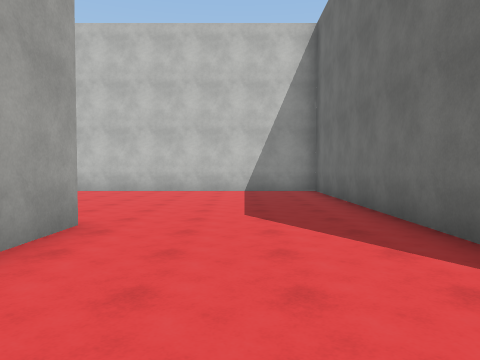
View 1 (above)

14 first-person views from a walk through a 3-D level made in the Unity game engine. The camera is 1.5 m above the floor, tilts 2° down and sees 70° across. Doors are open. The floor is counted in squares, 2 m on a side. Each view is taken from the middle of a square. On the plan, view 1 faces up. The plan holds only what a view shows up to about 11 squares ahead; the rest is blank. The place goes on beyond the plan. The player is left out. Some animated figures are not drawn. Surface patterns are stand-ins for the level's own textures.

View 2
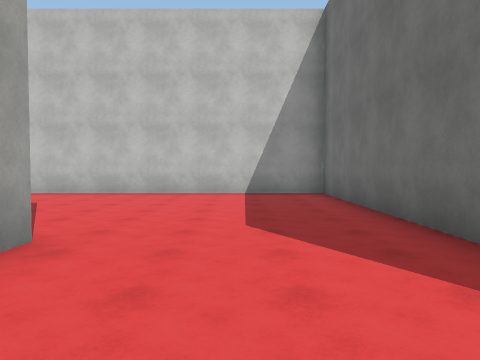

View 3
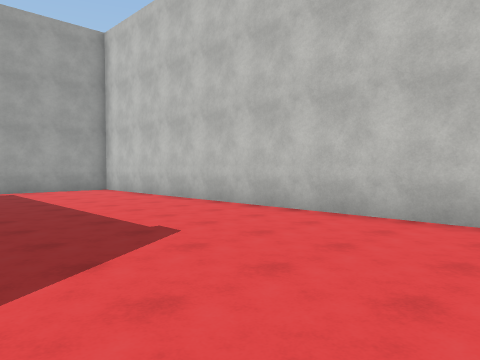

View 4
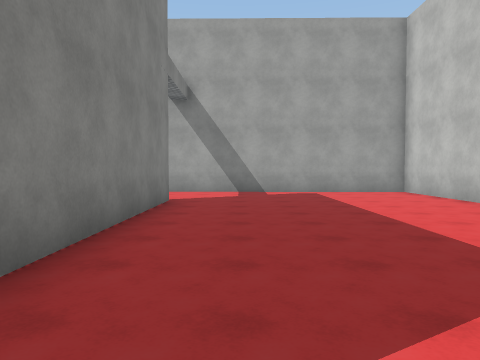

View 5
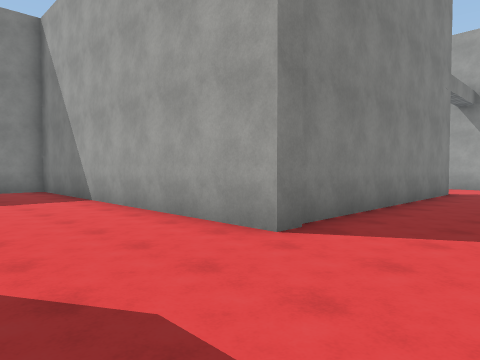

View 6
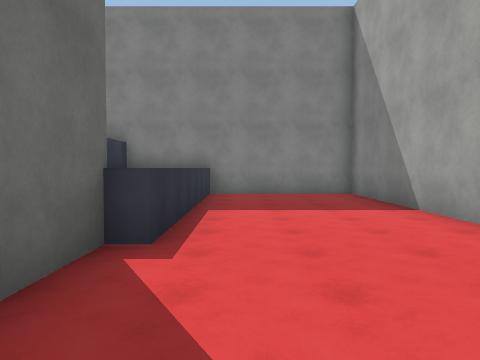

View 7
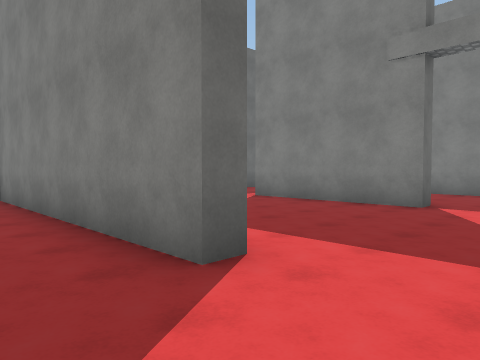

View 8
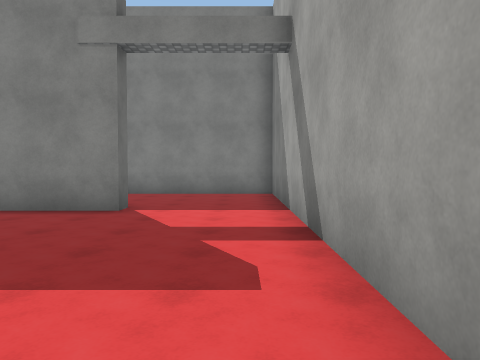

View 9
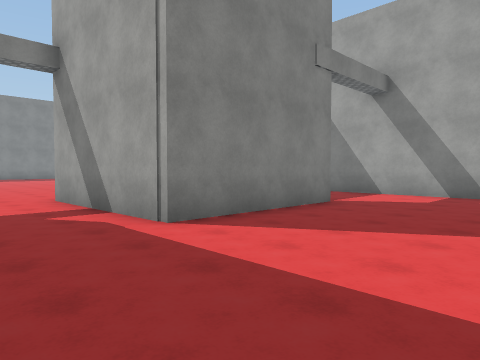

View 10
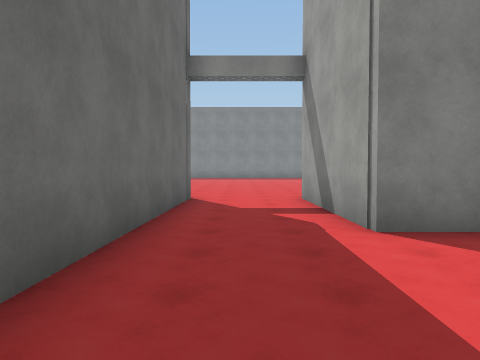

View 11
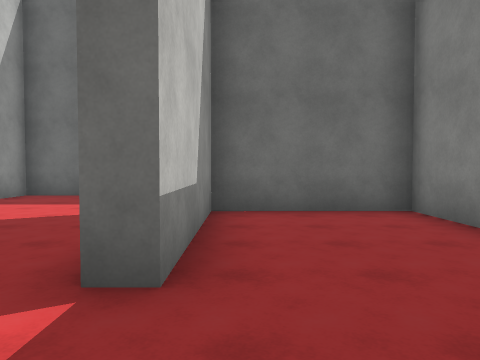

View 12
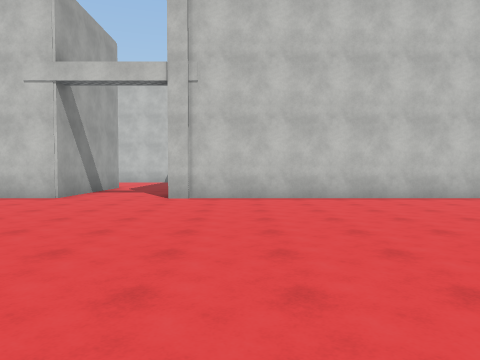

View 13
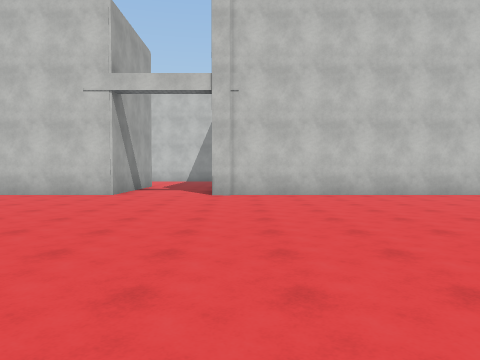

View 14
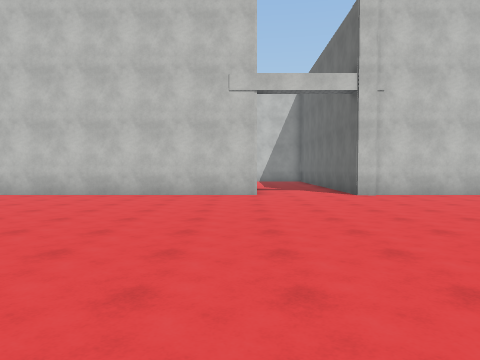

### Floor plan
Ten units are one square. View 1 is at (0, 0); x grows to the right and y downward. Boxes are objects, and circles mark ways between rooms. Rooms are numbered by the first view taken in them; rooms with no view inside come last. Other rooms are left out.
<svg viewBox="-134 -117 189 212">
<path fill="none" stroke="#000" d="M-99 -44 -21 -44 -23 50 43 50 43 35M19 24 19 -17 23 -17 25 -112 -127 -112 -128 -40M-99 10 -56 10 -55 55M-128 -40 -129 10M-28 45 -26 -38 -38 -38M-129 10 -129 50 -60 50 -61 15 -99 15M50 55 -28 55 -28 45M-55 55 -128 55"/>
<circle cx="-110" cy="-40" r="3" fill="#2a7"/>
<circle cx="-110" cy="10" r="3" fill="#2a7"/>
<circle cx="-43" cy="53" r="3" fill="#2a7"/>
<text x="-30" y="-50">1</text>
<text x="-70" y="-10">2</text>
<text x="-100" y="30">3</text>
<text x="10" y="90">4</text>
</svg>
Room 1 opens to room 2. Room 2 opens to room 3. Room 2 opens to room 4.

Where each view was taken, in squares from view 1:
view 1: 0 up, 0 right, facing up
view 2: 1 up, 0 right, facing up
view 3: 6 up, 1 left, facing up-left
view 4: 6 up, 2 left, facing left
view 5: 7 up, 1 right, facing down-left
view 6: 5 up, 1 right, facing down
view 7: 6 up, 12 left, facing down-right
view 8: 5 up, 12 left, facing down
view 9: 3 up, 3 left, facing down-left
view 10: 3 up, 4 left, facing down
view 11: 2 down, 12 left, facing right
view 12: 14 down, 1 left, facing up
view 13: 15 down, 2 left, facing up
view 14: 15 down, 6 left, facing up
